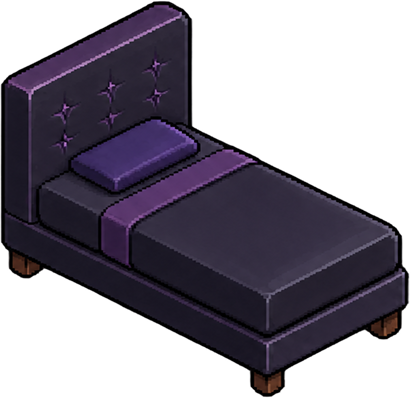
#> input picture art/raw/bed.png, 411 x 399 px
$ python -i assets.py   (imports and definitions only)
#> lines starting #> are read from the running program, lines starting #| are printed output that depends on the picture
#> further down, picture is the input picture: PIL image 411x399 RGBA; mean R, G, B, A 24, 19.5, 30.2, 136.4
"""Turn a raw piece of art into something that stands on the room's grid.

Every sprite we are sent is drawn on its own projection: the desk's top-face
edges run at -0.376 and +0.464, the sofa's at -0.400 and +0.575, and so on. The
room is a single 5:2 isometric. So each sprite is measured — by looking for the
direction its own grain, seams and panel lines run in — and then sheared onto
the room's two axes, with its verticals left vertical.

Measured slopes live in art/assets.json so they can be corrected by hand; the
editor writes to the same file.
"""
import json
import os

import numpy as np
from PIL import Image, ImageFilter

HERE = os.path.dirname(os.path.abspath(__file__))
ART = os.path.join(HERE, "art")
RAW = os.path.join(ART, "raw")                       # one png per placeable piece
OUT = os.path.join(HERE, "static", "office", "assets")
INDEX = os.path.join(ART, "assets.json")

SLOPE = 0.4                     # the room's own isometric, TH / TW


# ---------------------------------------------------------------- measuring
def _lines(im, lo, hi):
    """How strongly the picture is striped by lines of each slope in the range.

    Shearing the image by -s makes lines of slope s horizontal, and horizontal
    lines show up as variance between row averages. The peak is the slope the
    art is actually drawn on."""
    hp = (np.asarray(im).astype(float)
          - np.asarray(im.filter(ImageFilter.GaussianBlur(8))).astype(float))
    h, w = hp.shape
    xs = np.arange(w)
    best = (0.0, None)
    for s in np.arange(lo, hi, 0.004):
        off = int(abs(s) * w) + 2
        acc = np.zeros(h + 2 * off)
        cnt = np.zeros_like(acc)
        for y in range(h):
            np.add.at(acc, (y + off + s * xs).astype(int), hp[y])
            np.add.at(cnt, (y + off + s * xs).astype(int), 1)
        m = acc / np.maximum(cnt, 1)
        keep = m[cnt > w * 0.3]
        v = float(keep.var()) if keep.size else 0.0
        if v > best[0]:
            best = (v, round(float(s), 3))
    return best


def measure(im):
    """The two top-face slopes of a piece, or None when it is not striped
    enough to tell — a small round pot, say, which needs no shear anyway."""
    g = im.convert("L")
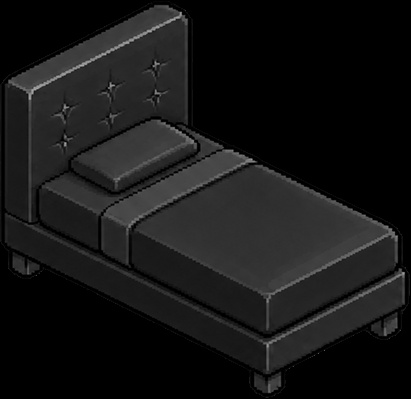
#> g: PIL image 411x399 L; min 0, max 171, mean 22
    up, uv = _lines(g, 0.20, 0.70)[::-1]            # rises to the right
#> in _lines, `hp = (np.asarray(im).astype(float) - np.asarray(im.filter(ImageFilter...`:
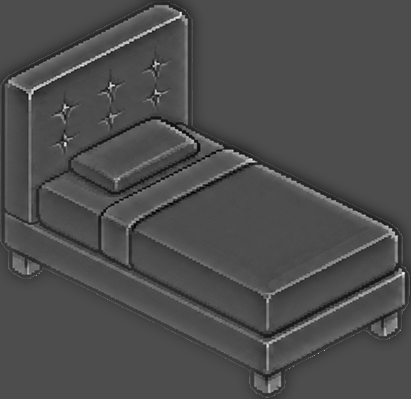
#> hp: shape (399, 411) float64; min -56, max 128, mean 0; drawn with min black and max white
#> up = 0.508; uv = 42.32
    dn, dv = _lines(g, -0.70, -0.20)[::-1]
#> the loop in _lines (call 2), `for s in np.arange(lo, hi, 0.004):` made 125 passes
#> off on passes 1 to 12: 289, 288, 286, 284, 283, 281, 279, 278, 276, 274, 273, 271
#> dn = -0.492; dv = 10.52
    if uv < 1.0 or dv < 1.0:
        return None
    if not (0.25 <= up <= 0.75 and 0.25 <= abs(dn) <= 0.75):
        return None       # no real top face, only the noise of leaves or foliage
    if not (0.6 <= up / abs(dn) <= 1.7):
        return None       # the two sides disagree, so one of them is not an edge
    return (-up, -dn)                                # (mA negative, mB positive)


# ---------------------------------------------------------------- warping
# [16 lines left out: function to_room, not called in this run]


# ---------------------------------------------------------------- library
def load_index():
    return json.load(open(INDEX)) if os.path.exists(INDEX) else {}


def save_index(ix):
    json.dump(ix, open(INDEX, "w"), indent=1, sort_keys=True)


# [42 lines left out: functions add, render, rebuild, manifest, not called in this run]


# [3 lines not run here, left out]

>>> from PIL import Image
>>> picture = Image.open('art/raw/bed.png')
>>> result = measure(picture)
#> result = (-0.508, 0.492)

$ run again, on art/raw/coffee-frame.png
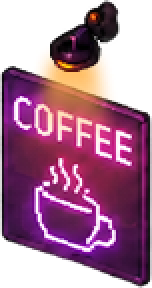
#> input picture art/raw/coffee-frame.png, 76 x 144 px (shown 2 times larger)
#> picture is the input picture: PIL image 76x144 RGBA; mean R, G, B, A 93.7, 42.6, 68, 170.4
#> in measure, `g = im.convert("L")`:
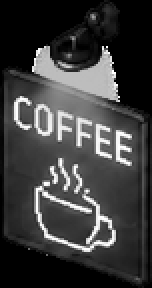
#> g: PIL image 76x144 L (shown 2 times larger); min 0, max 255, mean 60.7
#> in _lines, `hp = (np.asarray(im).astype(float) - np.asarray(im.filter(ImageFilter...`:
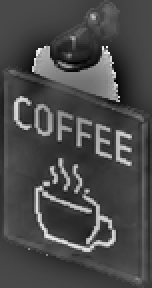
#> hp: shape (144, 76) float64 (shown 2 times larger); min -87, max 216, mean 1; drawn with min black and max white
#> up = 0.688; uv = 83.19
#> the loop in _lines (call 2), `for s in np.arange(lo, hi, 0.004):` made 125 passes
#> off on passes 1 to 8: 55, 54, 54, 54, 53, 53, 53, 53
#> dn = -0.352; dv = 265.1

$ run again, on art/raw/drinking-fountaion.png
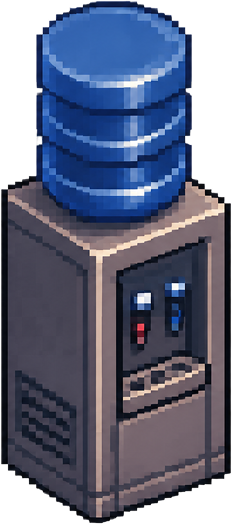
#> input picture art/raw/drinking-fountaion.png, 232 x 525 px
#> picture is the input picture: PIL image 232x525 RGBA; mean R, G, B, A 56.9, 63, 86.1, 205.8
#> in measure, `g = im.convert("L")`:
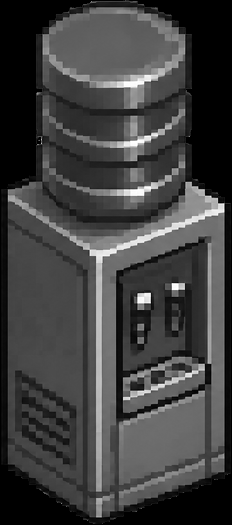
#> g: PIL image 232x525 L; min 0, max 255, mean 63.8
#> in _lines, `hp = (np.asarray(im).astype(float) - np.asarray(im.filter(ImageFilter...`:
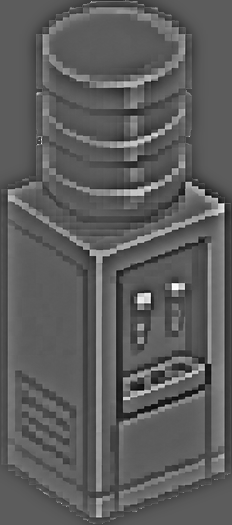
#> hp: shape (525, 232) float64; min -100, max 175, mean 0.3; drawn with min black and max white
#> up = 0.384; uv = 69.87
#> the loop in _lines (call 2), `for s in np.arange(lo, hi, 0.004):` made 125 passes
#> off on passes 1 to 8: 164, 163, 162, 161, 160, 159, 158, 157
#> dn = -0.64; dv = 22.1
#> result = (-0.384, 0.64)
